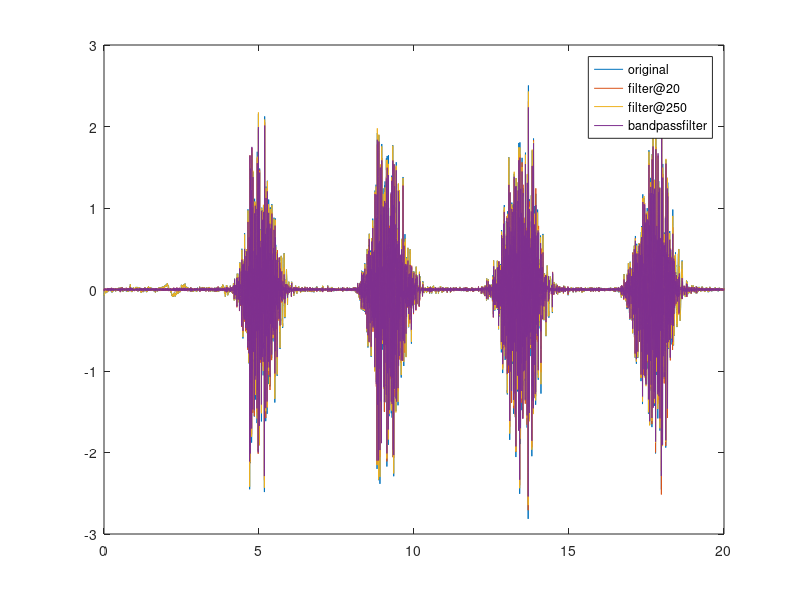
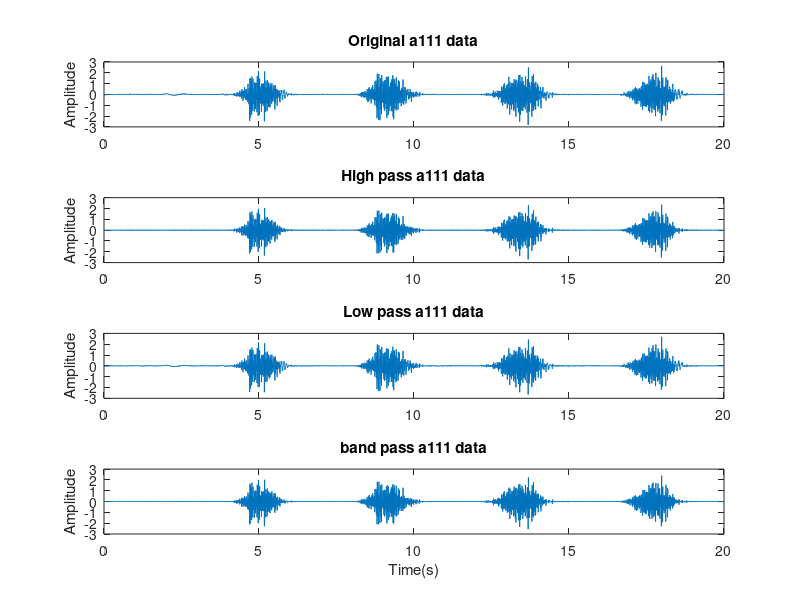
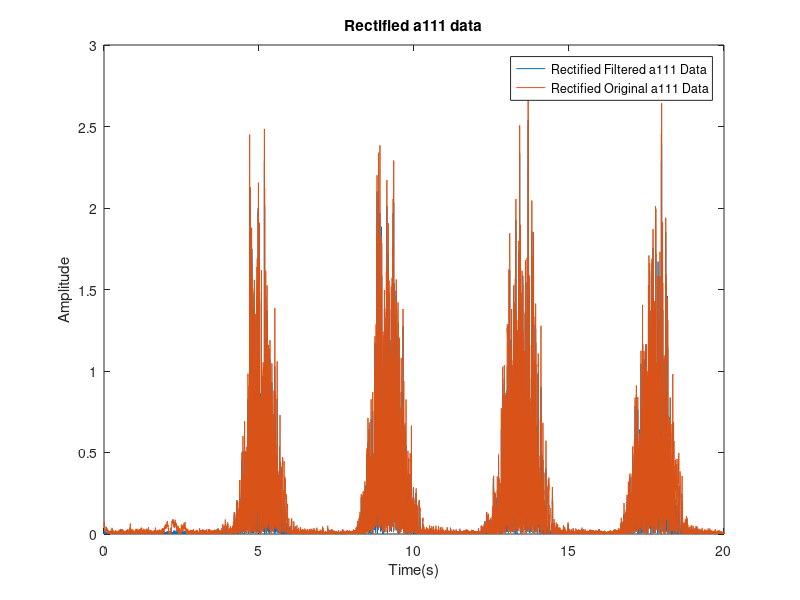

The MATLAB script that drew these images, in order: (Note: this script raises an error after producing the figures.)
%% loading initial stuff
clc;
clear variables;
close all;
load experimenta104.mat
a104filter = ch1data;
load experimenta108.mat
a108filter = ch1data;
load experimenta111.mat
a111filter = ch1data;
clear ch1data
time = linspace(0,20,20000);
%original
figure
plot(time,a111filter)
hold on;
%plot(time, data2array)
SF = 1000;
order = 2;
%filter at 20
cutoff_freq = 20/500;
[b, a] = butter(order, cutoff_freq, "high");
y = filtfilt(b, a, a111filter);
plot(time,y)
%filter at 250
cutoff_freq2 = 250/500;
[b2, a2] = butter(order, cutoff_freq2, "low");
y2 = filtfilt(b2, a2, a111filter);
plot(time,y2)
y_bandpass = filtfilt(b2, a2, y);
plot(time,y_bandpass)
legend('original', 'filter@20', "filter@250",'bandpassfilter')

figure
subplot(4,1,1);
plot(time, a111filter);
title('Original a111 data')
ylabel('Amplitude')
subplot(4,1,2);
plot(time, y);
title('High pass a111 data')
ylabel('Amplitude')
subplot(4,1,3);
plot(time,y2);
title('Low pass a111 data')
ylabel('Amplitude')
subplot(4,1,4)
plot(time,y_bandpass);
title('band pass a111 data')
ylabel('Amplitude')
xlabel('Time(s)')
%%
yabsfilt = abs(y_bandpass);
yabs = abs(a111filter);
figure
plot(time,yabsfilt)
hold on 
plot(time, yabs)
title('Rectified a111 data')
xlabel('Time(s)')
ylabel('Amplitude')
legend('Rectified Filtered a111 Data', 'Rectified Original a111 Data')
%% Envelope and Analysis
% Use the 'envelope' function to get the upper envelope of the signal
[Env, lowerEnv] = envelope(yabs, round(1000*0.01), 'peak'); % 'round(Fs*0.01)' is an example window length for peak detection

% Calculate the moving mean for the upper envelope
Envmean = movmean(abs(Env), 50);

% Plot the original signal
figure
plot(time, yabs);
hold on; % Allows plotting multiple data sets on the same figure

% Overlay the envelope on the same plot
plot(time, Env); % Plots the upper envelope with a thicker line
plot(time, Envmean)
% xlim([1 7])
% ylim([-0.5 3])

hold off;
xlabel('Time (seconds)');
ylabel('Amplitude');
title('Rectified a111 Signal with Envelope');
legend('Original a111 Rectified Signal', 'Envelope', 'Mean Envelope');
%%
time = linspace(0,20,20000);
yabs = abs(a104filter);
% Use the 'envelope' function to get the upper envelope of the signal
[Env, lowerEnv] = envelope(yabs, round(1000*0.01), 'peak'); % 'round(Fs*0.01)' is an example window length for peak detection

% Calculate the moving mean for the upper envelope
Envmean = movmean(abs(Env), 50);

% Plot the original signal
figure
plot(time, yabs);
hold on; % Allows plotting multiple data sets on the same figure

% Overlay the envelope on the same plot
plot(time, Env); % Plots the upper envelope with a thicker line
plot(time, Envmean)
% xlim([1 7])
% ylim([-0.5 3])

hold off;
xlabel('Time (seconds)');
ylabel('Amplitude');
title('Rectified a104 Signal with Envelope');
legend('Original a104 Rectified Signal', 'Envelope', 'Mean Envelope');
%%
yabs = abs(a108filter);
% Use the 'envelope' function to get the upper envelope of the signal
[Env, lowerEnv] = envelope(yabs, round(1000*0.01), 'peak'); % 'round(Fs*0.01)' is an example window length for peak detection

% Calculate the moving mean for the upper envelope
Envmean = movmean(abs(Env), 50);

% Plot the original signal
figure
plot(time, yabs);
hold on; % Allows plotting multiple data sets on the same figure

% Overlay the envelope on the same plot
plot(time, Env); % Plots the upper envelope with a thicker line
plot(time, Envmean)
xlim([0 7])

hold off;
xlabel('Time (seconds)');
ylabel('Amplitude');
title('Rectified a108 Signal with Envelope');
legend('Original a108 Rectified Signal', 'Envelope', 'Mean Envelope');
%% Same thing for Experiment B
% loading up new data:
load experimentb111-bicep.mat
bbicep = ch1data;
load experimentb111-tricep.mat
btricep = ch2data;
clear ch1data
clear ch2data
%original
%%figure
plot(time,bbicep)
hold on;
SF = 1000;
order = 2;
%filter at 20 bicep
cutoff_freq = 20/500;
[b, a] = butter(order, cutoff_freq, "high");
bbicepfilt20 = filtfilt(b, a, bbicep);
plot(time,bbicepfilt20)
%filter at 250 bicep
cutoff_freq2 = 250/500;
[b2, a2] = butter(order, cutoff_freq2, "low");
bbicepfilt250 = filtfilt(b2, a2, bbicep);
plot(time,bbicepfilt250)
bbicep_bandpass = filtfilt(b2, a2, bbicepfilt20);
plot(time,bbicep_bandpass)
%filter at 20 tricep
cutoff_freq = 20/500;
[b, a] = butter(order, cutoff_freq, "high");
btricepfilt20 = filtfilt(b, a, btricep);
plot(time,btricepfilt20)
%filter at 250 tricep
cutoff_freq2 = 250/500;
[b2, a2] = butter(order, cutoff_freq2, "low");
btricepfilt250 = filtfilt(b2, a2, btricep);
plot(time,btricepfilt250)
btricep_bandpass = filtfilt(b2, a2, btricepfilt20);
plot(time,btricep_bandpass)
legend('original bicep', 'filter@20 bicep', "filter@250 bicep",'bandpassfilter bicep', ...
    'original tricep', 'filter@20 tricep', "filter@250 tricep",'bandpassfilter tricep' )
% biceps grafs lol
figure
subplot(4,1,1);
plot(time, bbicep);
title('Original bicep data')
ylabel('Amplitude')
subplot(4,1,2);
plot(time, bbicepfilt20);
title('High pass bicep data')
ylabel('Amplitude')
subplot(4,1,3);
plot(time,bbicepfilt250);
title('Low pass bicep data')
ylabel('Amplitude')
subplot(4,1,4)
plot(time,bbicep_bandpass);
title('band pass bicep data')
ylabel('Amplitude')
xlabel('Time(s)')
% triceps grafs lol
figure
subplot(4,1,1);
plot(time, btricep);
title('Original tricep data')
ylabel('Amplitude')
subplot(4,1,2);
plot(time, btricepfilt20);
title('High pass tricep data')
ylabel('Amplitude')
subplot(4,1,3);
plot(time,btricepfilt250);
title('Low pass tricep data')
ylabel('Amplitude')
subplot(4,1,4)
plot(time,btricep_bandpass);
title('band pass tricep data')
ylabel('Amplitude')
xlabel('Time(s)')
% plotting rectified data
bbicep_absfilt = abs(bbicep_bandpass);
bbicep_abs = abs(bbicep);
figure
plot(time,bbicep_absfilt)
hold on 
plot(time, bbicep_abs)
title('Rectified biceps/triceps data')
xlabel('Time(s)')
ylabel('Amplitude')
btricep_absfilt = abs(btricep_bandpass);
btricep_abs = abs(btricep);
plot(time,btricep_absfilt) 
plot(time, btricep_abs)
%title('Rectified triceps data')
xlabel('Time(s)')
ylabel('Amplitude')
legend('Rectified Filtered Biceps Data', 'Rectified original biceps Data', 'Rectified Filtered Triceps Data', 'Rectified original triceps Data')
hold off
% Envelope and Analysis

% biceps upper envelope:
% Use the 'envelope' function to get the upper envelope of the signal
[Env, lowerEnv] = envelope(bbicep_abs, round(1000*0.01), 'peak'); % 'round(Fs*0.01)' is an example window length for peak detection
% Calculate the moving mean for the upper envelope
Envmean = movmean(abs(Env), 50);
% Plot the original biceps signal
figure
plot(time, bbicep_abs);
hold on; 
plot(time, Env)
plot(time, Envmean)
xlabel('Time (seconds)');
ylabel('Amplitude');
title('Rectified Biceps/Triceps Signal with Envelope');

% triceps upper envelope:
% Use the 'envelope' function to get the upper envelope of the signal
[Env, lowerEnv] = envelope(btricep_abs, round(1000*0.01), 'peak'); % 'round(Fs*0.01)' is an example window length for peak detection
% Calculate the moving mean for the upper envelope
Envmean = movmean(abs(Env), 50);
% Plot the original triceps signal
plot(time, btricep_abs); 
plot(time, Env)
plot(time, Envmean)
legend('Original Biceps Rectified Signal', 'Envelope', 'Mean Envelope', ...
    'Original Triceps Rectified Signal', 'Envelope', 'Mean Envelope');
hold off;
%% Same thing for Experiment C
% loading up new data:
load experimentc111-bicep.mat
cbicep = ch1data;
load experimentc111-tricep.mat
ctricep = ch2data;
clear ch1data
clear ch2data
%original
%%figure
plot(time,cbicep)
hold on;
SF = 1000;
order = 2;
%filter at 20 bicep
cutoff_freq = 20/500;
[b, a] = butter(order, cutoff_freq, "high");
cbicepfilt20 = filtfilt(b, a, cbicep);
plot(time,cbicepfilt20)
%filter at 250 bicep
cutoff_freq2 = 250/500;
[b2, a2] = butter(order, cutoff_freq2, "low");
cbicepfilt250 = filtfilt(b2, a2, cbicep);
plot(time,cbicepfilt250)
cbicep_bandpass = filtfilt(b2, a2, cbicepfilt20);
plot(time,cbicep_bandpass)
%filter at 20 tricep
cutoff_freq = 20/500;
[b, a] = butter(order, cutoff_freq, "high");
ctricepfilt20 = filtfilt(b, a, ctricep);
plot(time,ctricepfilt20)
%filter at 250 tricep
cutoff_freq2 = 250/500;
[b2, a2] = butter(order, cutoff_freq2, "low");
ctricepfilt250 = filtfilt(b2, a2, ctricep);
plot(time,ctricepfilt250)
ctricep_bandpass = filtfilt(b2, a2, ctricepfilt20);
plot(time,ctricep_bandpass)
legend('original bicep', 'filter@20 bicep', "filter@250 bicep",'bandpassfilter bicep', ...
    'original tricep', 'filter@20 tricep', "filter@250 tricep",'bandpassfilter tricep' )
% biceps grafs lol
figure
subplot(4,1,1);
plot(time, cbicep);
title('Original bicep data')
ylabel('Amplitude')
subplot(4,1,2);
plot(time, cbicepfilt20);
title('High pass bicep data')
ylabel('Amplitude')
subplot(4,1,3);
plot(time,cbicepfilt250);
title('Low pass bicep data')
ylabel('Amplitude')
subplot(4,1,4)
plot(time,cbicep_bandpass);
title('band pass bicep data')
ylabel('Amplitude')
xlabel('Time(s)')
% triceps grafs lol
figure
subplot(4,1,1);
plot(time, ctricep);
title('Original tricep data')
ylabel('Amplitude')
subplot(4,1,2);
plot(time, ctricepfilt20);
title('High pass tricep data')
ylabel('Amplitude')
subplot(4,1,3);
plot(time,ctricepfilt250);
title('Low pass tricep data')
ylabel('Amplitude')
subplot(4,1,4)
plot(time,ctricep_bandpass);
title('band pass tricep data')
ylabel('Amplitude')
xlabel('Time(s)')
% plotting rectified data
cbicep_absfilt = abs(cbicep_bandpass);
cbicep_abs = abs(cbicep);
figure
plot(time,cbicep_absfilt)
hold on 
plot(time, cbicep_abs)
title('Rectified biceps/triceps data')
xlabel('Time(s)')
ylabel('Amplitude')
ctricep_absfilt = abs(ctricep_bandpass);
ctricep_abs = abs(ctricep);
plot(time,ctricep_absfilt) 
plot(time, ctricep_abs)
%title('Rectified triceps data')
xlabel('Time(s)')
ylabel('Amplitude')
legend('Rectified Filtered Biceps Data', 'Rectified original biceps Data', 'Rectified Filtered Triceps Data', 'Rectified original triceps Data')
hold off
% Envelope and Analysis

% biceps upper envelope:
% Use the 'envelope' function to get the upper envelope of the signal
[Env, lowerEnv] = envelope(cbicep_abs, round(1000*0.01), 'peak'); % 'round(Fs*0.01)' is an example window length for peak detection
% Calculate the moving mean for the upper envelope
Envmean = movmean(abs(Env), 50);
% Plot the original biceps signal
figure
plot(time, cbicep_abs);
hold on; 
plot(time, Env)
plot(time, Envmean)
xlabel('Time (seconds)');
ylabel('Amplitude');
title('Rectified Biceps/Triceps Signal with Envelope');

% triceps upper envelope:
% Use the 'envelope' function to get the upper envelope of the signal
[Env, lowerEnv] = envelope(ctricep_abs, round(1000*0.01), 'peak'); % 'round(Fs*0.01)' is an example window length for peak detection
% Calculate the moving mean for the upper envelope
Envmean = movmean(abs(Env), 50);
% Plot the original triceps signal
plot(time, ctricep_abs); 
plot(time, Env)
plot(time, Envmean)
legend('Original Biceps Rectified Signal', 'Envelope', 'Mean Envelope', ...
    'Original Triceps Rectified Signal', 'Envelope', 'Mean Envelope');
hold off;